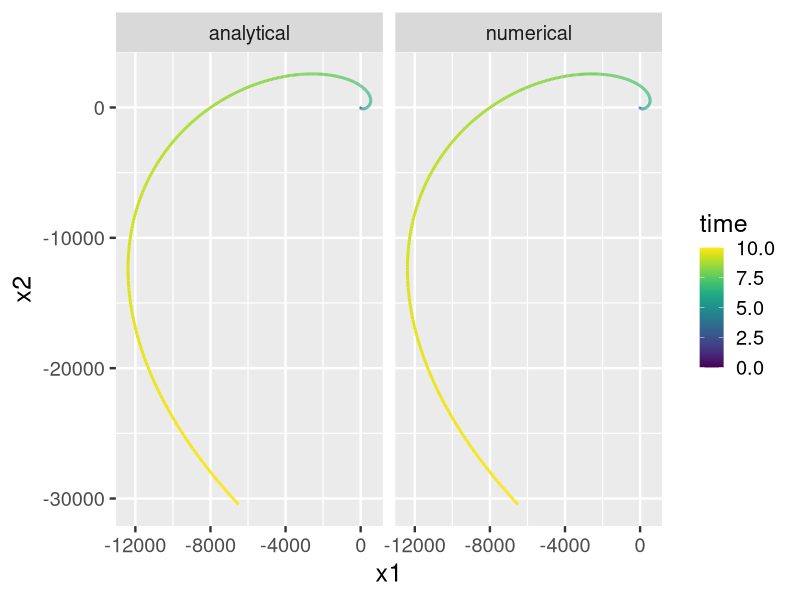

Write R code to recreate this figure.
## ---- chunk 1
library(deSolve)

# time derivatives of x vector
deriv <- function(Time, State, Pars) {
    with(as.list(c(State, Pars)), {
        dx1 <- x1 - x2
        dx2 <- x1 + x2
        return(list(c(dx1,dx2)))
    })
}

# initial conditions
v_ini  <- c(x1 = 1, x2 = 1)

# time interval to compute the solutions
times <- seq(0, 10, by = 0.01)

# launching solver
out.num <- ode(v_ini, times, deriv, parms = NULL, method = "lsoda")
## ---- chunk 2

# closed form of x(t) function
xt <- function(t){
    v1 <- c(cos(t),  sin(t))
    v2 <- c(sin(t), -cos(t))
    x <- (v1 - v2)*exp(t)
    return(x)
}

library(dplyr)
f <- function(arg) setNames(as.data.frame(t(xt(arg$time))), c("x1", "x2"))
out.anl <- out.num %>%
    as.data.frame %>%
    rowwise %>%
    do(f(.))
## ---- chunk 3
library(ggplot2)
library(viridis)

out.anl <- cbind(type="analytical", time=times, out.anl)
out.num <- cbind(type="numerical", as.data.frame(out.num))
out <- rbind(out.num, out.anl)

ggplot(data=out, aes(x=x1, y=x2, color=time)) +
    geom_path(size=1) + 
    scale_colour_gradientn(colours=viridis(100)) +
    facet_wrap(~ type) +
    theme_gray(base_size = 18)
